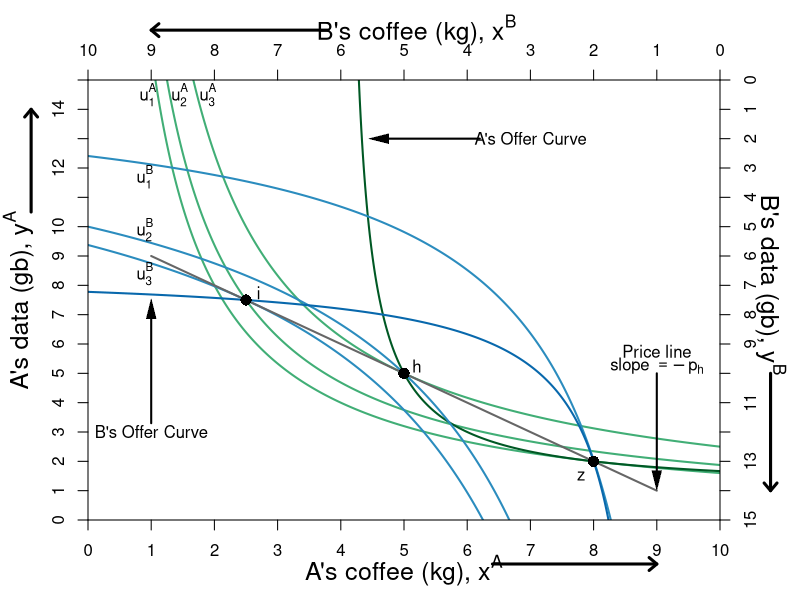

Source code (R):
# text(4.75, 7.5, expression(w))
#require(ggplot2)
require(shape)
pdf(file = "what_can_markets_do/property_walras_baseline.pdf", width = 9, height = 7)

#Set parameters for graphics
axislabelsize <- 1.5
graphlinewidth <- 2

COL <- c("#7fc97f", "#beaed4", "#fdc086", "#ffff99", "#386cb0", "#f0027f", "#bf5b17", "#666666")
COLA <- c("#99d8c9","#66c2a4","#41ae76", "#238b45", "#005824")
COLB <- c("#4eb3d3", "#2b8cbe", "#0868ac","#084081")

uA <- function(xA, yA, alpha = 0.5){
  ((xA)^alpha)*((yA)^(1 - alpha))
}

uB <- function(xA, yA, alpha = 0.5){
  ((10-xA)^alpha)*((15-yA)^(1 - alpha))
}

indiffcurveA1 <- function(x, U = 4, A = 1, a = 0.5) {
  ((((U-2)/A)*(1/x)^a)^(1/(1-a)))
}

indiffcurveA2 <- function(x, U = 4, A = 1, a = 0.5) {
  (((U/A)*(1/x)^a)^(1/(1-a)))
}

indiffcurveA3 <- function(x, U = 5.715476, A = 1, a = 0.5) {
  (((U/A)*(1/x)^a)^(1/(1-a)))
}

indiffcurveA4 <- function(x, U = 6.984164, A = 1, a = 0.5) {
  ((((U)/A)*(1/x)^a)^(1/(1-a)))
}

paretoEC <- function(x) {
  (3/2)*x
}

OfferCurveA <- function(x) {
  x/(x  - 4)
}

PriceLine <- function(x, intercept = 10, slope = 1) {
  intercept - slope*x 
}

mrsplot <- function(x) {
  (13/2)*(x/(9-x)^2)
}

OfferCurveB <- function(x) {
  15 - (13/2)*(10 - x)/(9 - x)
}

WalrasPrice <- function(x) {
  14 - (3/2)*x
}

#Deriving the offer curves: let py = 1
#wA = 8px + 2py = 8px + 2; Demand: x = w/2px => x = 4 + 1/px => px = 1/(x - 4)
#Offer curve is y = px*x => (1/(x-4))*x = x/(x-4) defined for x neq 4
#wA = 2px + 13py = 2px + 13; Demand: x = w/2px => x = 1 + 13/2px => px = 13/2(x - 1)
#B's Offer curve is y = px*x => (13/2)(1/(x-1))*x = (13/2)(x/(x-1)
#Therefore in terms of yA and xA:
#15 - y = (13/2)*(10 - x)/(10 - x - 1)
#Therefore y = 15 - (13/2)*(10-x)/(9 - x) defined for x neq 9
#The tangency of the indifference curve and the offer curve gives mrsplot
#Where mrsplot equals that offer curve, we get x = (3/17)*(51 - sqrt(221)) = 6.376576; 
#So y = 6.022321; therefore u = (6.376576^0.5)*(6.022321^0.5)

indiffcurveBneg1 <- function(x, U = 5.09, A = 1, a = 0.5) {
  15 - (((U/A)*(1/(10 - x))^a)^(1/(1-a)))
}

indiffcurveBneg2 <- function(x, U = 6.531973, A = 1, a = 0.5) {
  15 - (((U/A)*(1/(10 - x))^a)^(1/(1-a)))
}

#Aisha happens to have found 8 apples and 2 oranges, 
#and Betty happens to have found 2 apples and 13 oranges. 
#Aisha's utility (8^0.5)*(2^0.5) = 4
#Betty's utility (2^0.5)*(13^0.5) = 5.09



par(mar =  c(4, 4.4, 4, 4))
xlims <- c(0, 10)
ylims <- c(0, 15)
xlims2 <- c(10, 0)
ylims2 <- c(15, 0)

plot(0, 0, xlim = xlims, ylim = ylims, type = "n",
     xlab = expression(paste("A's coffee (kg), ", x^A)),
     ylab = expression(paste("A's data (gb), ", y^A)), 
     line = 2.5,
     xaxt = "n", 
     yaxt = "n", 
     cex.lab = axislabelsize, 
     bty = "n",
     xaxs="i", 
     yaxs="i")


npts <- 500 
npts2 <- 501

#Specify the sequences of points for graphing. 
xx1 <- seq(xlims[1], xlims[2], length.out = npts)
yy1 <- indiffcurveA2(xx1, U = 4, A = 1, a = 0.5)
yy2 <- indiffcurveA2(xx1)

#I need something like xx1 with npts for 
#xpoly1 <- seq(from = 1.34, to = 8, length.out = 500)
#ypoly1 <- indiffcurveA2(xpoly1, U = 4, A = 1, a = 0.5)
#ypoly2 <- indiffcurveBneg(xpoly1, U = 5.09, A = 1, a = 0.5)
#polygon(x = c(xpoly1, rev(xpoly1)), y = c(ypoly1, rev(ypoly2)), col=COL[3], density=NULL, border = NA)
xx2 <- seq(4, xlims[2], length.out = npts)
xx3 <- seq(xlims[1], 9, length.out = npts)
xx4 <- seq(1, 9, length.out = npts)

#Draw the lines for the graphs
#lines(xx1, indiffcurveA1(xx1), col = COLA[3], lwd = graphlinewidth)
lines(xx1, indiffcurveA2(xx1), col = COLA[3], lwd = graphlinewidth)
lines(xx1, indiffcurveA2(xx1, U = uA(5, 5)), col = COLA[3], lwd = graphlinewidth)
lines(xx1, indiffcurveA2(xx1, U = uA(2.5, 7.5)), col = COLA[3], lwd = graphlinewidth)
#lines(xx1, indiffcurveA4(xx1), col = COLA[3], lwd = graphlinewidth)
#lines(xx1, paretoEC(xx1), col = COL[2], lwd = graphlinewidth)
lines(xx2, OfferCurveA(xx2), col = COLA[5], lwd = graphlinewidth)

#lines(xx1, mrsplot(xx1), col = COL[1], lwd = graphlinewidth)
lines(xx1, indiffcurveBneg1(xx1), col = COLB[2], lwd = graphlinewidth)
lines(xx1, indiffcurveBneg1(xx1, U = uB(2.5, 7.5)), col = COLB[2], lwd = graphlinewidth)
lines(xx1, indiffcurveBneg1(xx1, U = uB(5, 5)), col = COLB[2], lwd = graphlinewidth)

#lines(xx1, PriceLine(xx1), col = COL[8], lwd = graphlinewidth)
lines(xx4, PriceLine(xx4, intercept = 10, slope = 1), col = COL[8], lwd = graphlinewidth)
#lines(xx1, PriceLine(xx1, intercept = 6, slope = 0.5), col = COL[8], lwd = graphlinewidth)
#lines(xx1, PriceLine(xx1, intercept = 50, slope = 6), col = COL[8], lwd = graphlinewidth)

lines(xx3, OfferCurveB(xx3), col = COLB[3], lwd = graphlinewidth)
#lines(xx1, WalrasPrice(xx1), col = COL[8], lwd = graphlinewidth)

#Customize ticks and labels for the plot
ticksy <- seq(from = 0, to = 15, by = 1)
ylabels <- seq(from = 0, to = 15, by = 1)
ticksx <- seq(from = 0, to = 10, by = 1)
xlabels <- seq(from = 0, to = 10, by = 1)
axis(1, at = ticksx, pos = 0, labels = xlabels)
axis(2, at = ticksy, pos = 0, labels = ylabels, las = 0)

#Add arrows:
arrows(-0.9, 10.5, -0.9, 14, xpd = TRUE, length = 0.1, angle = 40, lwd = 3)
arrows(6.4, -1.5, 9, -1.5, xpd = TRUE, length = 0.1, angle = 40, lwd = 3)


#Annotation of the three graphs and the NE
text(0.95, 14.5, expression(u[1]^A))
text(1.45, 14.5, expression(u[2]^A))
text(1.9, 14.5, expression(u[3]^A))

#Perhaps useful point to label the unused intersection of the participation constraints
#Points for a slope of -2
# points(5.75, 6.5, pch = 16, col = "black", cex = 1.5)
# points(4.5, 9, pch = 16, col = "black", cex = 1.5)

points(2.5, 7.5, pch = 16, col = "black", cex = 1.5)
text(2.7, 7.75, expression(i))

points(5, 5, pch = 16, col = "black", cex = 1.5)
text(5.2, 5.25, expression(h))

#Pareto efficient curve
# segments(3.27, 4.9, 5.84, 8.77, lty = 1, lwd = graphlinewidth, col = COL[2])
# text(4.5, 2.4, expression("Pareto Efficient"))
# text(4.5, 1.9, expression("Curve"))
# Arrows(4.5, 2.7, 4.5, 6.2, col = "black", lty = 1, lwd = 2, arr.type = "triangle", arr.lwd = 0.5)

text(9, 5.75, expression("Price line"))
text(9, 5.25, expression(paste("slope ", phantom()==-p[h])))
Arrows(9, 5, 9, 1.35, col = "black", lty = 1, lwd = 2, arr.type = "triangle", arr.lwd = 0.5)

#Label B's offer curve
text(1, 3, expression("B's Offer Curve"))
Arrows(1, 3.3, 1, 7.2, col = "black", lty = 1, lwd = 2, arr.type = "triangle", arr.lwd = 0.5)

# Price Line
text(7, 13, expression(paste("A's Offer Curve")))
Arrows(6.2, 13, 4.6, 13, col = "black", lty = 1, lwd = 2, arr.type = "triangle", arr.lwd = 0.5)


#Walrasian Price Line
# text(8.8, 5.5, expression(paste("Walrasian Price Line")))
# text(8.8, 5, expression(paste("Slope", phantom()==-p[w])))
# Arrows(8.8, 4.8, 8.8, 1.2, col = "black", lty = 1, lwd = 2, arr.type = "triangle", arr.lwd = 0.5)


#Add a point for the initial endowment
# points(14/3, 7, pch = 16, col = "black", cex = 1.5)
# text(4.75, 7.5, expression(w))

#Set up second axes and labels

par(new = TRUE)

#Use the same x and ylims as previously, but with locations switched
xlims2 <- c(10, 0)
ylims2 <- c(15, 0)

#Leave the ylab and xlab blank to ensure no axes titles
plot(0, 0, xlim = xlims2, ylim = ylims2, type = "n",
     xlab = expression(paste("")),
     ylab = expression(paste("")),
     xaxt = "n", 
     yaxt = "n", 
     cex.lab = 1.3, 
     bty = "n",
     xaxs="i", 
     yaxs="i")

#Set up axes at sides 3 and 4 (top and right)
axis(side = 3, at = ticksx, pos = 0, labels = xlabels)
axis(side = 4, at = ticksy, pos = 0, labels = ylabels, las = 0)
#mtext(expression(paste("B's coffee (kg), ", x^B)), side=3, line = 2.5, cex = axislabelsize)
text(4.8, -1.7, expression(paste("B's coffee (kg), ", x^B)), xpd = TRUE, cex = axislabelsize) 
text(-0.8, 7, expression(paste("B's data (gb), ", y^B)), xpd = TRUE, cex = axislabelsize, srt = 270) 

#Add arrows:
arrows(-0.8, 10, -0.8, 14, xpd = TRUE, length=0.1,angle=40,lwd=3)
arrows(6.2, -1.7, 9, -1.7, xpd = TRUE, length=0.1,angle=40,lwd=3)


#Functions for B's indifference curves
indiffcurveB1 <- function(x, U = 5.09, A = 1, a = 0.5) {
  ((((U-2)/A)*(1/x)^a)^(1/(1-a)))
}

indiffcurveB2 <- function(x, U = 5.09, A = 1, a = 0.5) {
  (((U/A)*(1/x)^a)^(1/(1-a)))
}

indiffcurveB3 <- function(x, U = 5.703502, A = 1, a = 0.5) {
  ((((U)/A)*(1/x)^a)^(1/(1-a)))
}

indiffcurveB4 <- function(x, U = 8.244574, A = 1, a = 0.5) {
  ((((U)/A)*(1/x)^a)^(1/(1-a)))
}



#Label B's indifference curves
text(9.1, 3.3, expression(u[1]^B))
text(9.1, 5.1, expression(u[2]^B))
text(9.1, 6.6, expression(u[3]^B))
#text(9.1, 8.2, expression(u[4]^B))

#Add a point for the initial endowment
points(2, 13, pch = 16, col = "black", cex = 1.5)
text(2.2, 13.5, expression(z))




#Label a point on the middle of the curve
#points(5, 7.5, pch = 16, col = "black", cex = 1.5)
#text(5, 7, expression(i))

#(5^0.5)*(7.5^0.5) = 6.123724

#Add point for comparison to participation constraint
#points(6.2, 1.55, pch = 16, col = "black", cex = 1.5)
#text(6.1, 1.2, expression(d))


#Calculate TIOLI power allocation for B
#mrs(x,y) => pareto efficient curve is (3/2)x = y
#A's initital utility is 4 = u(8,2) = (8^0.5)*(2^0.5)
#Therefore substitute in the contract curve u_e^A = 4 = (x^A)^(0.5)(3/2*x^A)^0.5
# => x^A = 4/((3/2)^0.5) = 3.27 => x^B = 6.73
# => y^A = 3/2(x^A) = 4.9 => y^B = 10.1

#Add point g for B's TIOLI power
# points(6.73, 10.1, pch = 16, col = "black", cex = 1.5)
# text(6.73, 10.6, expression(g))

#Calculate TIOLI power allocation for A
#mrs(x,y) => pareto efficient curve is (3/2)x = y
#A's initital utility is 4 = u(8,2) = (8^0.5)*(2^0.5)
#Therefore substitute in the contract curve u_e^A = 4 = (x^A)^(0.5)(3/2*x^A)^0.5
# => x^B = 5.09/((3/2)^0.5) = 4.16 => x^A = 5.84
# => y^B = 3/2(x^B) = 6.23 => y^A = 8.77 
#=> u^A = (5.84^0.5)*(8.77^0.5) = 7.156591
#Add point f for A's TIOLI power
# points(4.16, 6.23, pch = 16, col = "black", cex = 1.5)
# text(4.16, 5.8, expression(f))


#Annotating B's endowment
#text(1.8, 12.5, expression(z))

#Annotating a point that is a Pareto improvement over e.
#points(3.623424, 8.977679, pch = 16, col = "black", cex = 1.5)
#text(3.623424, 8.4, expression(h))
#(2.94^0.5)*(12.76^0.5)

#Label Pareto Improving Lens
#text(7, 5, expression(paste("Pareto-Improving Lens")))

dev.off()
